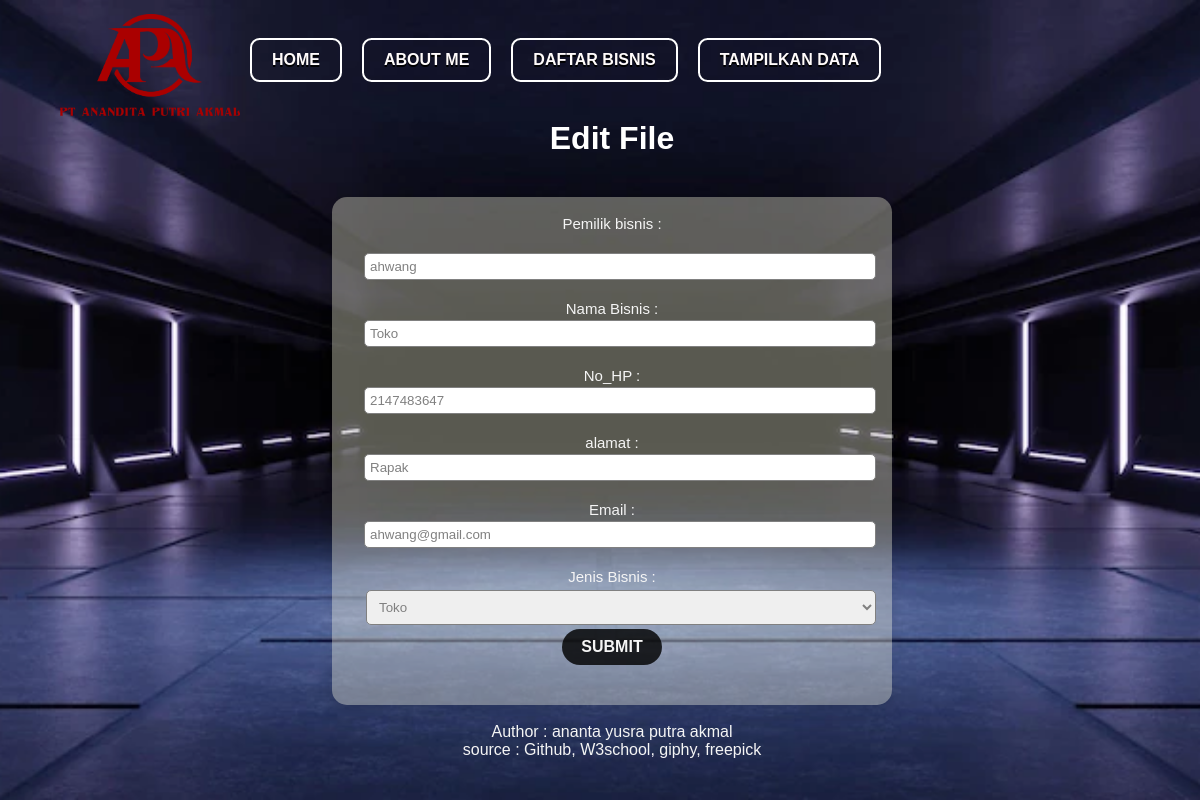
The app's page /edit.php?id=12 with its own data.
### tables this page shows
CREATE TABLE `pendaftaran_bisnis` (
  `id` int(11) NOT NULL,
  `pemilik_bisnis` varchar(30) NOT NULL,
  `nama_bisnis` varchar(30) NOT NULL,
  `telpon` int(20) NOT NULL,
  `alamat` varchar(50) NOT NULL,
  `email` varchar(30) NOT NULL,
  `jenis_bisnis` varchar(30) NOT NULL
);

### edit.php (the view, shortened to what this page needs)
<?php
require 'myadmin.php';
if (isset($_GET['id'])) {
    $id = $_GET['id'];
    $result = mysqli_query($db, "SELECT * FROM pendaftaran_bisnis WHERE id= '$id'");
    $row = mysqli_fetch_array($result);
}
?>
<!DOCTYPE html>
<html lang="en">
<head>
    <link rel="stylesheet" type="text/css" href="tampilan.css?v2">
</head>
<body border="1" align="center">
    <div class="backround">
        <div class="header">
            <img src="image/apa.png" class="logo">
            <button class="btn fourth"> <a href="./index.php">home</a></button>
            <button class="btn fourth"> <a href="./me.php">about me</a></button>
            <button class="btn fourth"> <a href="daftar_bisnis.php">Daftar Bisnis</a></button>
            <button class="btn fourth"> <a href="data.php">tampilkan data</a></button>
        </div>
        <div style="display: flex; align-items: center; flex-direction: column;">
            <h1 class="text-h1" align="center">Edit File</h1>
            <div class="box"><br>
                <form action="edit.php" method="post">
                    <label for="">Pemilik bisnis :</label><br><br>
                    <input type="text" name="pemilik_bisnis" value=<?= isset($row) ?  $row['pemilik_bisnis'] : '' ?>><br><br>
                    <label for="">Nama Bisnis :</label><br>
                    <input type="text" name="nama_bisnis" value=<?= isset($row) ?  $row['nama_bisnis'] : '' ?>><br><br>
                    <label for="">No_HP :</label><br>
                    <input type="text" name="telpon" value=<?= isset($row) ?  $row['telpon'] : '' ?>><br><br>
                    <label for="">alamat :</label><br>
                    <input type="text" name="alamat" value=<?= isset($row) ?  $row['alamat'] : '' ?>><br><br>
                    <label for="">Email :</label><br>
                    <input type="email" name="email" value=<?= isset($row) ?  $row['email'] : '' ?>><br><br>
                    <label for="">Jenis Bisnis :</label><br>
                    <select type="text" name="jenis_bisnis" value=<?= isset($row) ?  $row['jenis_bisnis'] : '' ?>><br><br>
                        <option>Toko</option>
                        <input type="submit" name="kirim" id="submit" class="btn btn-primary deep-purple btn-block"></input>
            </div>
            <footer>
                <br>
                <p style="color: whitesmoke ;">Author : ananta yusra putra akmal</p>
                <p style="color: whitesmoke ;">source : Github, W3school, giphy, freepick </p>
            </footer>
</body>
</html>

### tampilan.css (style rules this page uses)
* { margin: 0; padding: 0; font-family: 'Poppins', sans-serif; }
.backround { height: 100vh; width: 100%; background-image: url(image/bisnis3.webp); background-position: center; background-size: cover; padding-right: 3%; padding-left: 5%; box-sizing: border-box; position: relative; }
.header { width: 100%; height: 15vh; display: flex; align-items: center; }
.logo { width: 180px; margin-top: 10px; }
a { color: #fffbfb; text-decoration: none; text-shadow: 0px 2px 0px #000000; }
.btn { box-sizing: border-box; background-color: transparent; border: 2px solid #e74c3c; border-radius: 0.6em; color: #e74c3c; cursor: pointer; align-self: center; font-size: 1rem; font-weight: 100; line-height: 1; margin: 10px; padding: 12px 20px; text-decoration: none; text-align: center; text-transform: uppercase; font-family: 'Montserrat', sans-serif; font-weight: 700; }
.fourth { border-color: #ffffff; color: #fff; background-image: linear-gradient(45deg, #00424f 50%, transparent 50%); background-position: 100%; background-size: 400%; transition: background 300ms ease-in-out; }
.box { width: 500px; background: white; border-radius: 15px; box-shadow: 0 10px 15px rgba(0, 0, 0, 0.1); background: rgba(245, 245, 220, 0.365); padding-left: 30px; padding-right: 30px; padding-bottom: 30px; }
input { position: relative; width: 100%; margin: 2px; padding: 5px; border-radius: 5px; border: 1px solid gray; color: grey; }
select { width: 102%; margin: 4px; border: none; outline: none; padding: 8px; border-radius: 5px; border: 1px solid gray; color: grey; }
label { font-size: 15px; color: whitesmoke; padding-top: 10px; padding-bottom: 40px; font-family: 'Poppins', sans-serif; }
#submit { position: relative; border-radius: 30px; background-color: rgba(0, 0, 0, 0.817); width: 100px; margin-top: 0px; color: whitesmoke; border : none; padding : 10px; }
h1 { color : white; margin-bottom : 40px; }

### records on screen
pendaftaran_bisnis: pemilik_bisnis "ahwang", telpon "2147483647", email "ahwang@gmail.com", jenis_bisnis "Toko"
